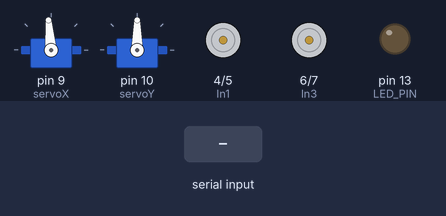
The sketch below on a simulated Arduino Uno, built with avr-gcc and run on an emulated ATmega328P. On the bench: 2 × servo, motor-driver pin pairs drawn as motors (green arrow = first pin HIGH = forward, orange = second pin HIGH = backward, longer = more drive), output pins drawn as LEDs (lit = HIGH). The test bench sets the inputs (shaded band). Random numbers use the default seed unless the sketch sets one.

Above: at 1.2 s.
1.3 s: "1 1\n" received over Serial
At 2.1 s:
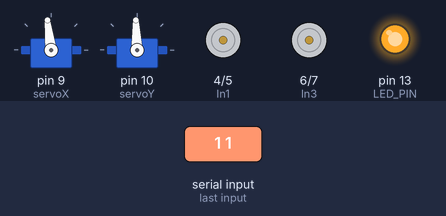
2.8 s: "1 150\n" received over Serial
At 3.3 s:
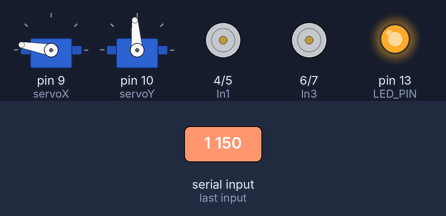
4.3 s: "2 1\n" received over Serial
At 5.5 s:
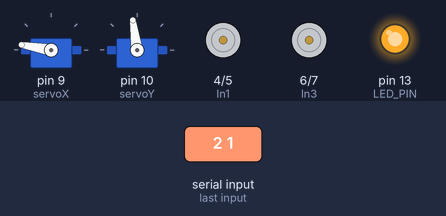
5.8 s: "2 150\n" received over Serial
At 6.8 s:
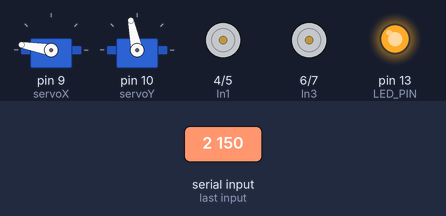
7.3 s: "3 1\n" received over Serial
At 7.9 s:
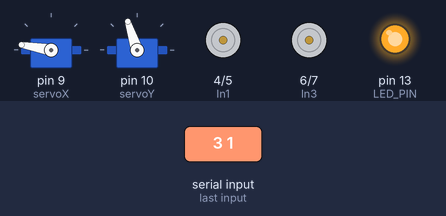
8.8 s: "1\n" received over Serial
At 10.1 s:
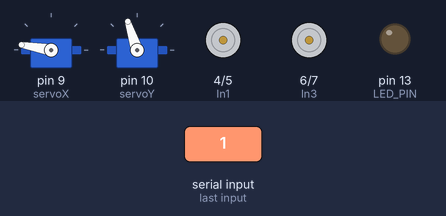
Timing chart, 0 to 11.3 s (numbered marks = the images above; inputs shaded):
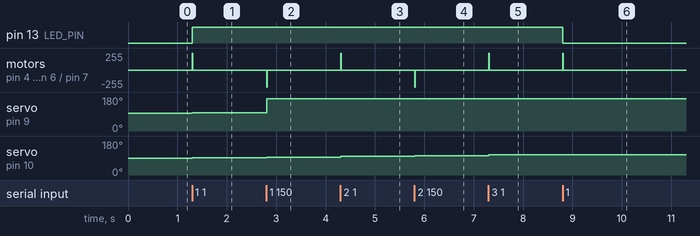

The sketch:

car_controller_sample.ino
```cpp
#include <Servo.h>

const int In1 = 4;
const int In2 = 5;
const int In3 = 6;
const int In4 = 7;
const int LED_PIN = 13;
const int rotationTime = 1000; //轉圈時要走的時間,目前不知道要走多久先預設1秒
int action = random(3);
int g;
int k;
// 定義伺服馬達
Servo servoX;  // 水平伺服馬達
Servo servoY;  // 垂直伺服馬達

void smoothMove(Servo &servo, int targetAngle, int delayTime) {
    int currentAngle = servo.read();
    while (currentAngle != targetAngle) {
        if (currentAngle < targetAngle) {
            currentAngle++;
        } else {
            currentAngle--;
        }
        servo.write(currentAngle);
        delay(delayTime);
    }
}

void setup(){
  pinMode(LED_PIN, OUTPUT);
  pinMode(In1, OUTPUT);
  pinMode(In2, OUTPUT);
  pinMode(In3, OUTPUT);
  pinMode(In4, OUTPUT);
    // 初始化伺服馬達
  servoX.attach(9);   // 水平伺服馬達連接到D9引腳
  servoY.attach(10);
  servoX.write(95);
  servoY.write(90);  // 垂直伺服馬達連接到D10引腳

  // 設置串口通訊速度
  Serial.begin(9600);

}

void mstop(){
  digitalWrite(In1, LOW);
  digitalWrite(In2, LOW);
  digitalWrite(In3, LOW);
  digitalWrite(In4, LOW);
}
void mfront(){
  digitalWrite(In1, HIGH);
  digitalWrite(In2, LOW);
  digitalWrite(In3, HIGH);
  digitalWrite(In4, LOW);
}
void mback(){
  digitalWrite(In1, LOW);
  digitalWrite(In2, HIGH);
  digitalWrite(In3, LOW);
  digitalWrite(In4, HIGH);
}
void mspin(){
  digitalWrite(In1, HIGH);
  digitalWrite(In2, LOW);
  digitalWrite(In3, LOW);
  digitalWrite(In4, HIGH);
}
void mright(){
  digitalWrite(In1, HIGH);
  digitalWrite(In2, LOW);
  digitalWrite(In3, LOW);
  digitalWrite(In4, LOW);
}
void mleft(){
  digitalWrite(In1, LOW);
  digitalWrite(In2, LOW);
  digitalWrite(In3, HIGH);
  digitalWrite(In4, LOW);
}
void mrleft(){
  digitalWrite(In1, LOW);
  digitalWrite(In2, LOW);
  digitalWrite(In3, LOW);
  digitalWrite(In4, HIGH);
}
void mrright(){
  digitalWrite(In1, LOW);
  digitalWrite(In2, HIGH);
  digitalWrite(In3, LOW);
  digitalWrite(In4, LOW);
}

void loop() {
  if (Serial.available()){  // 是否接收到指令
    String data = Serial.readStringUntil('\n');  // data 為收到的指令
    digitalWrite(LED_PIN, HIGH);
    if(data == "1"){  // 前進
      digitalWrite(LED_PIN, LOW);
      mfront();
      delay(10);
    }
    else if(data == "2"){ // 後退
      digitalWrite(LED_PIN, LOW);
      mback();
      delay(10);
    }
    else if(data == "3"){  // 轉圈
      digitalWrite(LED_PIN, LOW);
      mspin();
      delay(rotationTime);
    }
    else if(data == "4"){  // 停止跟隨，關閉LED，攝像頭回到初始點
      digitalWrite(LED_PIN, LOW);
      servoX.write(95);
      servoY.write(90);
    }
    else{
      digitalWrite(LED_PIN, HIGH);

      // 分析收到的指令，假設格式為 "output_y output_x radius"
      int output_y = data.substring(0, data.indexOf(' ')).toInt();
      data = data.substring(data.indexOf(' ') + 1);
      int output_x = data.substring(0, data.indexOf(' ')).toInt();
      int radius = data.substring(data.indexOf(' ') + 1).toInt();

      // 根據Python程式的輸入值控制伺服馬達的角度
      int angleX = servoX.read();  // 讀取當前伺服馬達角度
      int angleY = servoY.read();

      // smoothMove(servoX, angleX, 2); // 每移動一步延遲10毫秒
      // smoothMove(servoY, angleY, 2);


      // 調整角度根據Python傳來的數據
      angleX += output_x * 2;  // 每次移動5度
      angleY += output_y * 2;

      // 確保角度在10到170度之間
      angleX = constrain(angleX, 10, 170);
      angleY = constrain(angleY, 10, 170);

      // 設定伺服馬達的新角度
      servoX.write(angleX);
      servoY.write(angleY);

      // 根據半徑控制車子的前進或後退
      if (radius > 50) {
        mback();
        delay(10);
      }
      else if (radius < 30) {
        mfront();
        delay(10);
      }
      else {
        mstop();
      }
    }
  }
  mstop(); // 沒有接收到指令 停止
}
```

Measured:
- after the input at 1.3 s, pin 13 (LED_PIN): LOW → HIGH at once; motor on pin 4 (In1) / pin 5 (In2), motor on pin 6 (In3) / pin 7 (In4): stopped → forward 255/255 at once, → stopped 0.01 s later; servo on pin 9 (servoX): 95° → 97° at once; servo on pin 10 (servoY): 90° → 92° at once
- after the input at 2.8 s, motor on pin 4 (In1) / pin 5 (In2), motor on pin 6 (In3) / pin 7 (In4): stopped → backward 255/255 at once, → stopped 0.01 s later; servo on pin 9 (servoX): 97° → 170° at once; servo on pin 10 (servoY): 92° → 94° at once
- after the input at 4.3 s, motor on pin 4 (In1) / pin 5 (In2), motor on pin 6 (In3) / pin 7 (In4): stopped → forward 255/255 at once, → stopped 0.01 s later; servo on pin 10 (servoY): 94° → 98° at once
- after the input at 5.8 s, motor on pin 4 (In1) / pin 5 (In2), motor on pin 6 (In3) / pin 7 (In4): stopped → backward 255/255 at once, → stopped 0.01 s later; servo on pin 10 (servoY): 98° → 102° at once
- after the input at 7.3 s, motor on pin 4 (In1) / pin 5 (In2), motor on pin 6 (In3) / pin 7 (In4): stopped → forward 255/255 at once, → stopped 0.01 s later; servo on pin 10 (servoY): 102° → 108° at once
- after the input at 8.8 s, pin 13 (LED_PIN): HIGH → LOW at once; motor on pin 4 (In1) / pin 5 (In2), motor on pin 6 (In3) / pin 7 (In4): stopped → forward 255/255 at once, → stopped 0.01 s later
